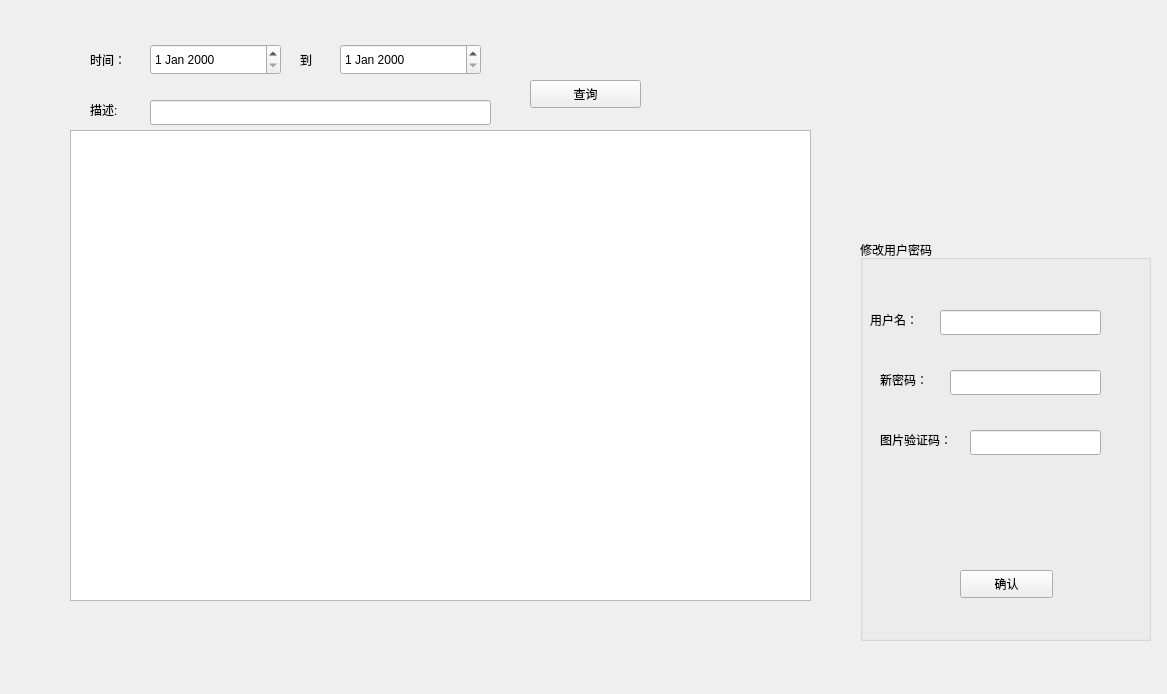
<?xml version="1.0" encoding="UTF-8"?>
<ui version="4.0">
 <class>monitor</class>
 <widget class="QWidget" name="monitor">
  <property name="geometry">
   <rect>
    <x>0</x>
    <y>0</y>
    <width>1167</width>
    <height>694</height>
   </rect>
  </property>
  <property name="windowTitle">
   <string>monitor</string>
  </property>
  <widget class="QTableView" name="tableView">
   <property name="geometry">
    <rect>
     <x>70</x>
     <y>130</y>
     <width>741</width>
     <height>471</height>
    </rect>
   </property>
  </widget>
  <widget class="QLabel" name="label_2">
   <property name="geometry">
    <rect>
     <x>90</x>
     <y>50</y>
     <width>41</width>
     <height>19</height>
    </rect>
   </property>
   <property name="text">
    <string>时间：</string>
   </property>
  </widget>
  <widget class="QDateEdit" name="dateEdit">
   <property name="geometry">
    <rect>
     <x>150</x>
     <y>44</y>
     <width>131</width>
     <height>31</height>
    </rect>
   </property>
  </widget>
  <widget class="QLabel" name="label_3">
   <property name="geometry">
    <rect>
     <x>300</x>
     <y>50</y>
     <width>31</width>
     <height>19</height>
    </rect>
   </property>
   <property name="text">
    <string>到</string>
   </property>
  </widget>
  <widget class="QDateEdit" name="dateEdit_2">
   <property name="geometry">
    <rect>
     <x>340</x>
     <y>44</y>
     <width>141</width>
     <height>31</height>
    </rect>
   </property>
  </widget>
  <widget class="QLabel" name="label_4">
   <property name="geometry">
    <rect>
     <x>90</x>
     <y>100</y>
     <width>41</width>
     <height>19</height>
    </rect>
   </property>
   <property name="text">
    <string>描述:</string>
   </property>
  </widget>
  <widget class="QLineEdit" name="lineEdit">
   <property name="geometry">
    <rect>
     <x>150</x>
     <y>100</y>
     <width>341</width>
     <height>25</height>
    </rect>
   </property>
  </widget>
  <widget class="QPushButton" name="pushButton">
   <property name="geometry">
    <rect>
     <x>530</x>
     <y>80</y>
     <width>111</width>
     <height>28</height>
    </rect>
   </property>
   <property name="text">
    <string>查询</string>
   </property>
  </widget>
  <widget class="QGroupBox" name="groupBox">
   <property name="geometry">
    <rect>
     <x>860</x>
     <y>240</y>
     <width>291</width>
     <height>401</height>
    </rect>
   </property>
   <property name="title">
    <string>修改用户密码</string>
   </property>
   <widget class="mylabel" name="label">
    <property name="geometry">
     <rect>
      <x>60</x>
      <y>240</y>
      <width>181</width>
      <height>61</height>
     </rect>
    </property>
    <property name="text">
     <string/>
    </property>
   </widget>
   <widget class="QLabel" name="label_5">
    <property name="geometry">
     <rect>
      <x>10</x>
      <y>70</y>
      <width>69</width>
      <height>19</height>
     </rect>
    </property>
    <property name="text">
     <string>用户名：</string>
    </property>
   </widget>
   <widget class="QLabel" name="label_6">
    <property name="geometry">
     <rect>
      <x>20</x>
      <y>130</y>
      <width>61</width>
      <height>19</height>
     </rect>
    </property>
    <property name="text">
     <string>新密码：</string>
    </property>
   </widget>
   <widget class="QLineEdit" name="lineEdit_2">
    <property name="geometry">
     <rect>
      <x>80</x>
      <y>70</y>
      <width>161</width>
      <height>25</height>
     </rect>
    </property>
   </widget>
   <widget class="QLineEdit" name="lineEdit_3">
    <property name="geometry">
     <rect>
      <x>90</x>
      <y>130</y>
      <width>151</width>
      <height>25</height>
     </rect>
    </property>
   </widget>
   <widget class="QLabel" name="label_7">
    <property name="geometry">
     <rect>
      <x>20</x>
      <y>190</y>
      <width>91</width>
      <height>19</height>
     </rect>
    </property>
    <property name="text">
     <string>图片验证码：</string>
    </property>
   </widget>
   <widget class="QLineEdit" name="lineEdit_4">
    <property name="geometry">
     <rect>
      <x>110</x>
      <y>190</y>
      <width>131</width>
      <height>25</height>
     </rect>
    </property>
   </widget>
   <widget class="QPushButton" name="pushButton_2">
    <property name="geometry">
     <rect>
      <x>100</x>
      <y>330</y>
      <width>93</width>
      <height>28</height>
     </rect>
    </property>
    <property name="text">
     <string>确认</string>
    </property>
   </widget>
  </widget>
 </widget>
 <customwidgets>
  <customwidget>
   <class>mylabel</class>
   <extends>QLabel</extends>
   <header>mylabel.h</header>
  </customwidget>
 </customwidgets>
 <resources/>
 <connections/>
</ui>
